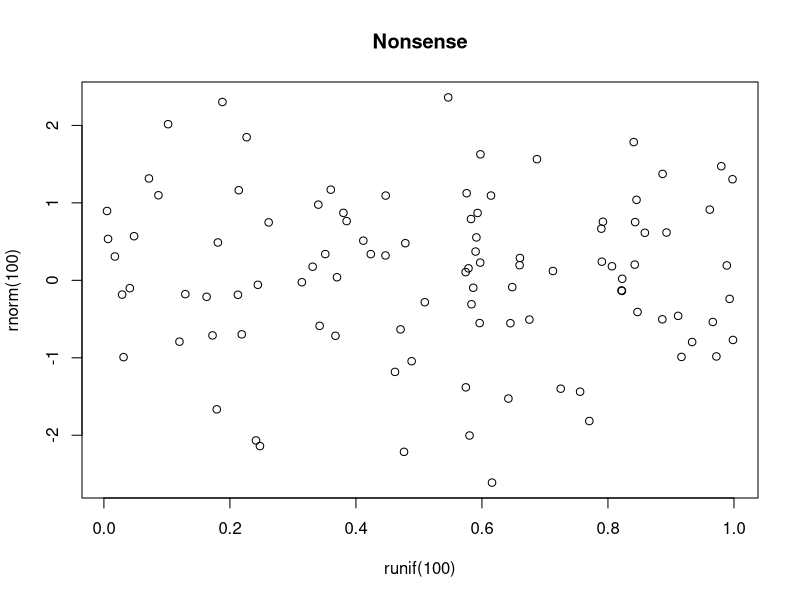

Recreate this plot in R.
## ---- chunk 1
df = data.frame(
  group = c("A","A","B","B"),
  value = c(10,15,20,25)
)

df
## ---- chunk 2
avg_value = mean(df$value)
avg_value
## ---- chunk 3
plot(runif(100), rnorm(100), main = "Nonsense")
## ---- chunk 4
1 + 1
## ---- chunk 5
#| echo: false
2 * 2
